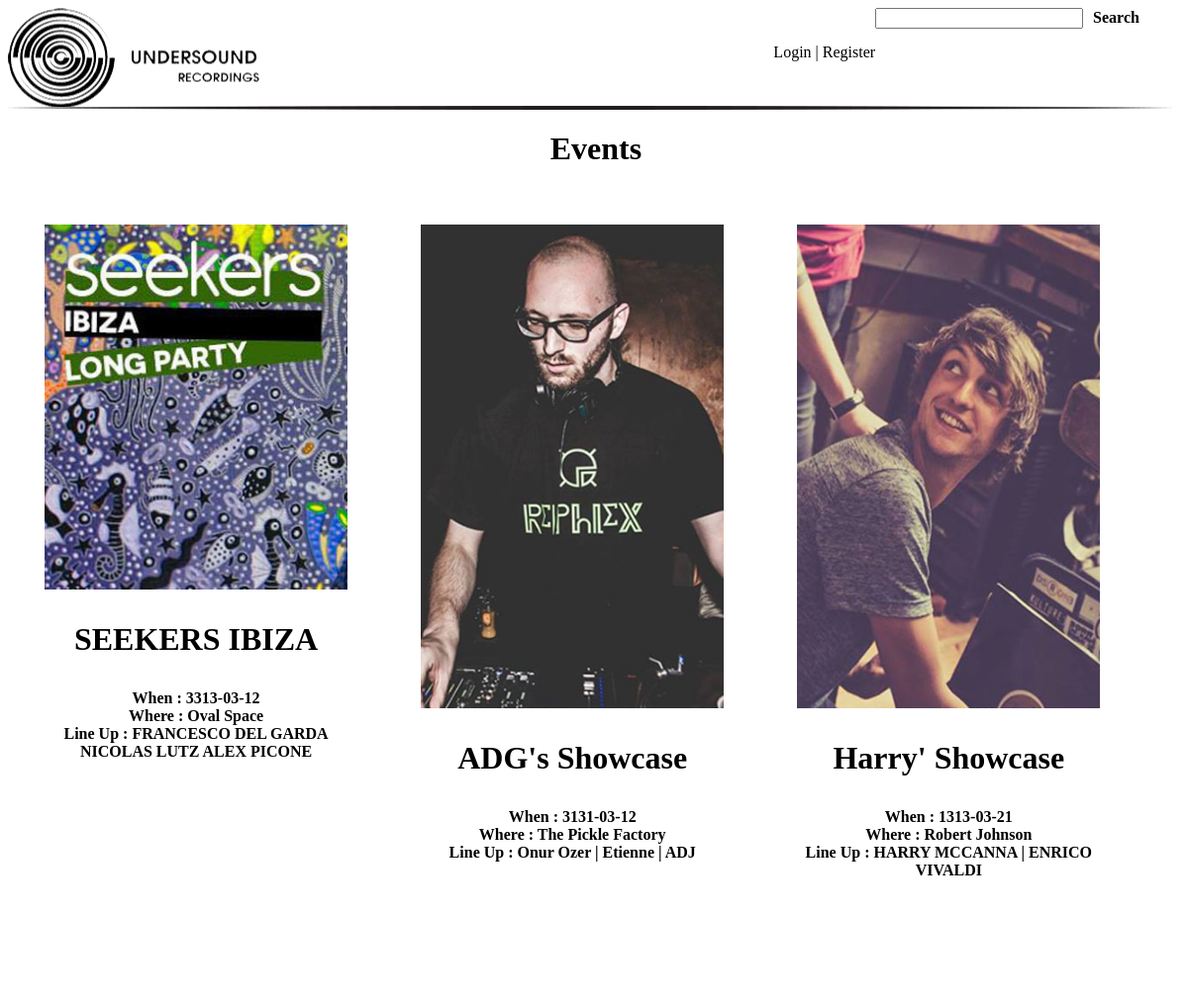
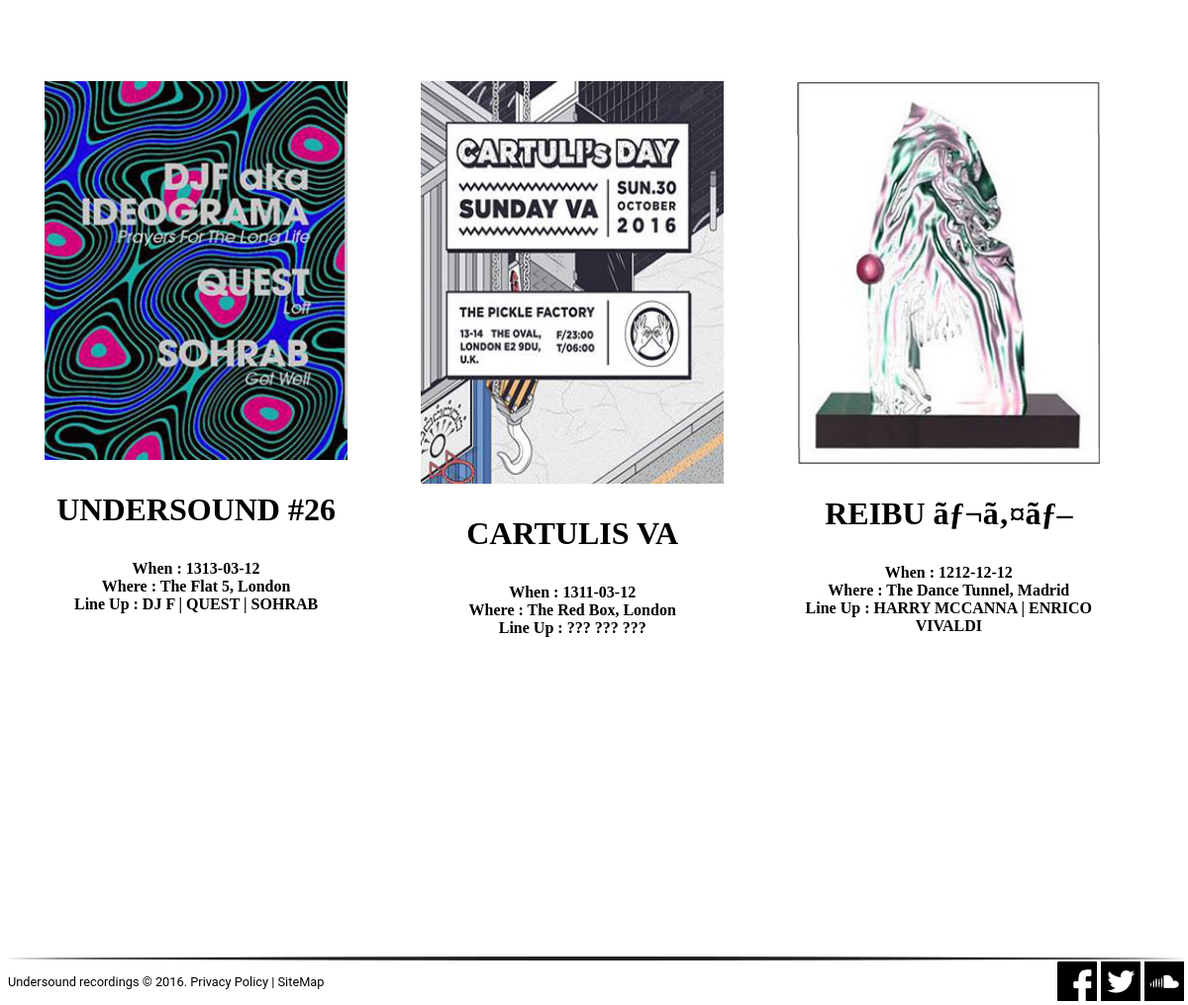
The page / on the database its author committed (2 pictures, top to bottom).
### tables this page shows
CREATE TABLE `post` (
  `post_id` int(10) NOT NULL,
  `user_id` int(10) NOT NULL,
  `title` varchar(100) NOT NULL,
  `postpic` varchar(100) NOT NULL,
  `content` varchar(10000) NOT NULL,
  `day` varchar(10) DEFAULT NULL,
  `venue` varchar(100) DEFAULT NULL,
  `lineup` varchar(100) DEFAULT NULL
);

### index.php (the view, shortened to what this page needs)
<?php
    include_once('header.php');
?>
<h1 style="text-align:center"> Events </h1>
<?php
include_once('dbCon.php');
    $sql = "select * from post order by post_id desc";
    $result = mysqli_query($conn, $sql);
    if(mysqli_num_rows($result) > 0){
            while($row = mysqli_fetch_assoc($result)){
                    $title = $row['title'];
                    $date = $row['day'];
                    $venue = $row['venue'];
                    $postpic = $row['postpic'];
                    $post_id = $row['post_id'];
                    $line_up = $row['lineup'];
            echo"<div class='content'>
                    <div class='news'>
				        <div class='hover-event'>
						    <a href='blog_post.php?post_id=$post_id'><img src='$postpic'></a>
						    <h3 style='font-size: 2em'>$title</h3>
						    <h4> When : $date<br>Where : $venue<br>Line Up : $line_up</h4>
					    </div>
				    </div>
                </div>";
            }
    }
    ?>
<?php
    include_once('footer.php');
?>

### header.php (shortened to what this page needs)
<head>
		<link id="cssStyle" rel="stylesheet"  href="css/style.css"/>
	</head>
	<body>
				<div class='header'>
				<div class="logo">
					<a href="index.php"><img src="assets/logo-01.png" alt="logo"></a>
				</div>
    <form method='post' action='' id='search'>
    <input type='text' name='search' value="<?php if(isset($search)){echo $search;} ?>">
    <input type='submit' value='Search'>
    </form><br><br>
                <div id='nav' ;>
                    <?php
                    if(!$_SESSION)
                    {
                        echo "<a href='login.php'> Login | </a> <a href='register.php'> Register</a>  ";
                    }else{
					include_once('dbCon.php');
					$user_id = $_SESSION['user_id'];
					$sql = "select * from user where user_id = '$user_id'";
    				$result = mysqli_query($conn, $sql);
					if(mysqli_num_rows($result) > 0){
            while($row = mysqli_fetch_assoc($result)){
                    $profile_picture = $row['profilepic'];
					echo "<a href='profile.php?user_id=$user_id'><img src='$profile_picture' id='profile_pic'></a>";
					if($_SESSION['status']){
							echo "<a href='post.php'> New Event | </a> <a href='admin.php'> Admin | </a>";
						}
					include ("logout.php");
					}}};?>
				</div>
	</div>

### footer.php (shortened to what this page needs)
<div class="footer">
				<p>Undersound recordings © 2016. Privacy Policy | <a href="html/map.html">SiteMap</a></p>
				<div class="social">
					<a href="https://www.facebook.com/undersoundlondon/?fref=ts"><img src="assets/facebook.png" alt="Facebook"></a>
					<a href="https://www.twitter.com/"><img src="assets/twitter.png" alt="Twitter"></a>
					<a href="https://www.soundcloud.com/undersoundlondon"><img src="assets/soundcloud.png" alt="Soundcloud"></a>
				</div>
</div>
</body>

### CSS/style.css (style rules this page uses)
body { font-family: "ITC bold"; width: 99%; }
p { font-family: Roboto; font-size: 0.8em; }
a { text-decoration: none; color: black; }
.header { width: 99%; background-image: url(../assets/border.png); background-position: center bottom; background-size: contain; background-repeat: no-repeat; }
.logo { float: left; padding-bottom: 3px; }
#nav { text-align: right; }
input[type=text] { width: 70%; display: inline; }
.news { float: left; width: 26%; margin: 3%; font-family: "ITC bold"; height: 800px; text-align:center; }
.news img { width: 99%; }
input[type=submit], input[type=file] { border: 0; font-size : 1em; display: inline; background: white; font-weight: bold; font-family: "ITC bold"; cursor: pointer; }
#search { width:300px; float: right; }
.footer { width: 100%; background-image: url(../assets/border.png); background-repeat: no-repeat; background-position: center top; background-size: contain; padding-top: 5px; margin-top:50px; }
.footer p { float: left; }
.social { float: right; }

### rows shown on the page
post: postpic (picture), title "SEEKERS IBIZA", day "3313-03-12", venue "Oval Space", lineup "FRANCESCO DEL GARDA NICOLAS LUTZ ALEX PICONE"
post: postpic (picture), title "ADG's Showcase", day "3131-03-12", venue "The Pickle Factory", lineup "Onur Ozer | Etienne | ADJ"
post: postpic (picture), title "Harry' Showcase", day "1313-03-21", venue "Robert Johnson", lineup "HARRY MCCANNA | ENRICO VIVALDI"
post: postpic (picture), title "UNDERSOUND #26", day "1313-03-12", venue "The Flat 5, London", lineup "DJ F | QUEST | SOHRAB"
post: postpic (picture), title "CARTULIS VA", day "1311-03-12", venue "The Red Box, London", lineup "??? ??? ???"
post: postpic (picture), title "REIBU ãƒ¬ã‚¤ãƒ–", day "1212-12-12", venue "The Dance Tunnel, Madrid", lineup "HARRY MCCANNA | ENRICO VIVALDI"
